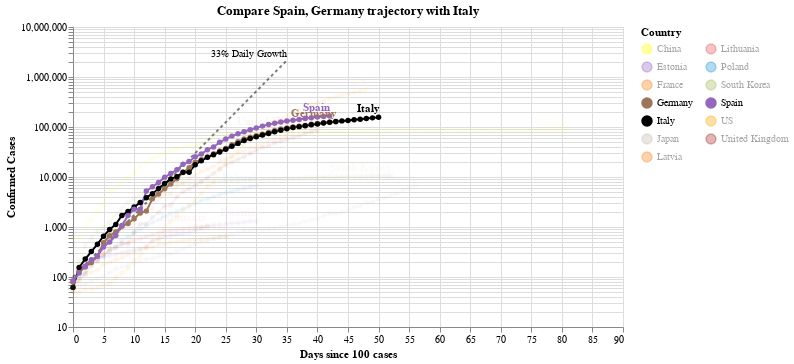

The code cell stored with this chart in its notebook:
### Code cell
#hide_input
chart2 = make_since_chart(['Spain', 'Germany'])
chart2

### Figure 1 — Vega-Lite specification as saved in the notebook (floating-point values rounded to 4 significant figures; data arrays with more than 128 entries replaced by an {"elided": "..."} marker saying what was removed)
{"config": {"view": {"continuousWidth": 400, "continuousHeight": 300}}, "layer": [{"mark": {"type": "line", "color": "black", "opacity": 0.5, "strokeDash": [3, 3]}, "encoding": {"x": {"type": "quantitative", "field": "Days since 100 cases"}, "y": {"type": "quantitative", "field": "Confirmed Cases"}}}, {"mark": {"type": "text", "align": "right", "dy": -6, "fontSize": 10, "text": "33% Daily Growth"}, "encoding": {"x": {"type": "quantitative", "field": "Days since 100 cases"}, "y": {"type": "quantitative", "field": "Confirmed Cases"}}, "transform": [{"filter": "(datum['Days since 100 cases'] >= 35)"}]}, {"data": {"name": "data-0bb791a3917c9fe6791887cf900d6070"}, "mark": {"type": "line", "point": true}, "encoding": {"color": {"type": "nominal", "field": "Country", "legend": {"columns": 2}, "scale": {"domain": ["China", "Estonia", "France", "Germany", "Italy", "Japan", "Latvia", "Lithuania", "Poland", "South Korea", "Spain", "US", "United Kingdom"], "range": ["yellow", "#9467bd", "#F58518", "#9D755D", "black", "#C1B7AD", "#F58518", "#E45756", "#2495D3", "#A1BA59", "#9467bd", "orange", "brown"]}}, "opacity": {"condition": {"value": 1, "selection": "selector003"}, "value": 0.05}, "tooltip": [{"type": "nominal", "field": "Country"}, {"type": "temporal", "field": "Date"}, {"type": "quantitative", "field": "Confirmed Cases"}, {"type": "quantitative", "field": "Days since 100 cases"}], "x": {"type": "quantitative", "field": "Days since 100 cases"}, "y": {"type": "quantitative", "field": "Confirmed Cases", "scale": {"type": "log"}}}, "selection": {"selector003": {"type": "multi", "fields": ["Country"], "bind": "legend", "init": [{"Country": "Spain"}, {"Country": "Germany"}, {"Country": "Italy"}]}}, "width": 550}, {"data": {"name": "data-0bb791a3917c9fe6791887cf900d6070"}, "mark": {"type": "text", "align": "right", "dy": -8, "fontWeight": "bold"}, "encoding": {"color": {"type": "nominal", "field": "Country", "legend": {"columns": 2}, "scale": {"domain": ["China", "Estonia", "France", "Germany", "Italy", "Japan", "Latvia", "Lithuania", "Poland", "South Korea", "Spain", "US", "United Kingdom"], "range": ["yellow", "#9467bd", "#F58518", "#9D755D", "black", "#C1B7AD", "#F58518", "#E45756", "#2495D3", "#A1BA59", "#9467bd", "orange", "brown"]}}, "opacity": {"condition": {"value": 1, "selection": "selector003"}, "value": 0.05}, "text": {"type": "nominal", "field": "Country"}, "tooltip": [{"type": "nominal", "field": "Country"}, {"type": "temporal", "field": "Date"}, {"type": "quantitative", "field": "Confirmed Cases"}, {"type": "quantitative", "field": "Days since 100 cases"}], "x": {"type": "quantitative", "field": "Days since 100 cases"}, "y": {"type": "quantitative", "field": "Confirmed Cases", "scale": {"type": "log"}}}, "transform": [{"filter": "(datum['Date'] >= 1586649600000)"}], "width": 550}], "data": {"name": "data-c1a3bbf4dd040f2e7e8e7a69520e3c2a"}, "title": "Compare Spain, Germany trajectory with Italy", "$schema": "https://vega.github.io/schema/vega-lite/v4.0.2.json", "datasets": {"data-c1a3bbf4dd040f2e7e8e7a69520e3c2a": [{"Days since 100 cases": 0, "Confirmed Cases": 100.0}, {"Days since 100 cases": 1, "Confirmed Cases": 133.0}, {"Days since 100 cases": 2, "Confirmed Cases": 176.9}, {"Days since 100 cases": 3, "Confirmed Cases": 235.3}, {"Days since 100 cases": 4, "Confirmed Cases": 312.9}, {"Days since 100 cases": 5, "Confirmed Cases": 416.2}, {"Days since 100 cases": 6, "Confirmed Cases": 553.5}, {"Days since 100 cases": 7, "Confirmed Cases": 736.1}, {"Days since 100 cases": 8, "Confirmed Cases": 979.1}, {"Days since 100 cases": 9, "Confirmed Cases": 1302.0}, {"Days since 100 cases": 10, "Confirmed Cases": 1732.0}, {"Days since 100 cases": 11, "Confirmed Cases": 2303.0}, {"Days since 100 cases": 12, "Confirmed Cases": 3064.0}, {"Days since 100 cases": 13, "Confirmed Cases": 4074.0}, {"Days since 100 cases": 14, "Confirmed Cases": 5419.0}, {"Days since 100 cases": 15, "Confirmed Cases": 7207.0}, {"Days since 100 cases": 16, "Confirmed Cases": 9586.0}, {"Days since 100 cases": 17, "Confirmed Cases": 12750.0}, {"Days since 100 cases": 18, "Confirmed Cases": 16960.0}, {"Days since 100 cases": 19, "Confirmed Cases": 22550.0}, {"Days since 100 cases": 20, "Confirmed Cases": 29990.0}, {"Days since 100 cases": 21, "Confirmed Cases": 39890.0}, {"Days since 100 cases": 22, "Confirmed Cases": 53060.0}, {"Days since 100 cases": 23, "Confirmed Cases": 70560.0}, {"Days since 100 cases": 24, "Confirmed Cases": 93850.0}, {"Days since 100 cases": 25, "Confirmed Cases": 124800.0}, {"Days since 100 cases": 26, "Confirmed Cases": 166000.0}, {"Days since 100 cases": 27, "Confirmed Cases": 220800.0}, {"Days since 100 cases": 28, "Confirmed Cases": 293700.0}, {"Days since 100 cases": 29, "Confirmed Cases": 390600.0}, {"Days since 100 cases": 30, "Confirmed Cases": 519500.0}, {"Days since 100 cases": 31, "Confirmed Cases": 690900.0}, {"Days since 100 cases": 32, "Confirmed Cases": 918900.0}, {"Days since 100 cases": 33, "Confirmed Cases": 1222000.0}, {"Days since 100 cases": 34, "Confirmed Cases": 1625000.0}, {"Days since 100 cases": 35, "Confirmed Cases": 2162000.0}], "data-0bb791a3917c9fe6791887cf900d6070": {"elided": "576 records"}}}
